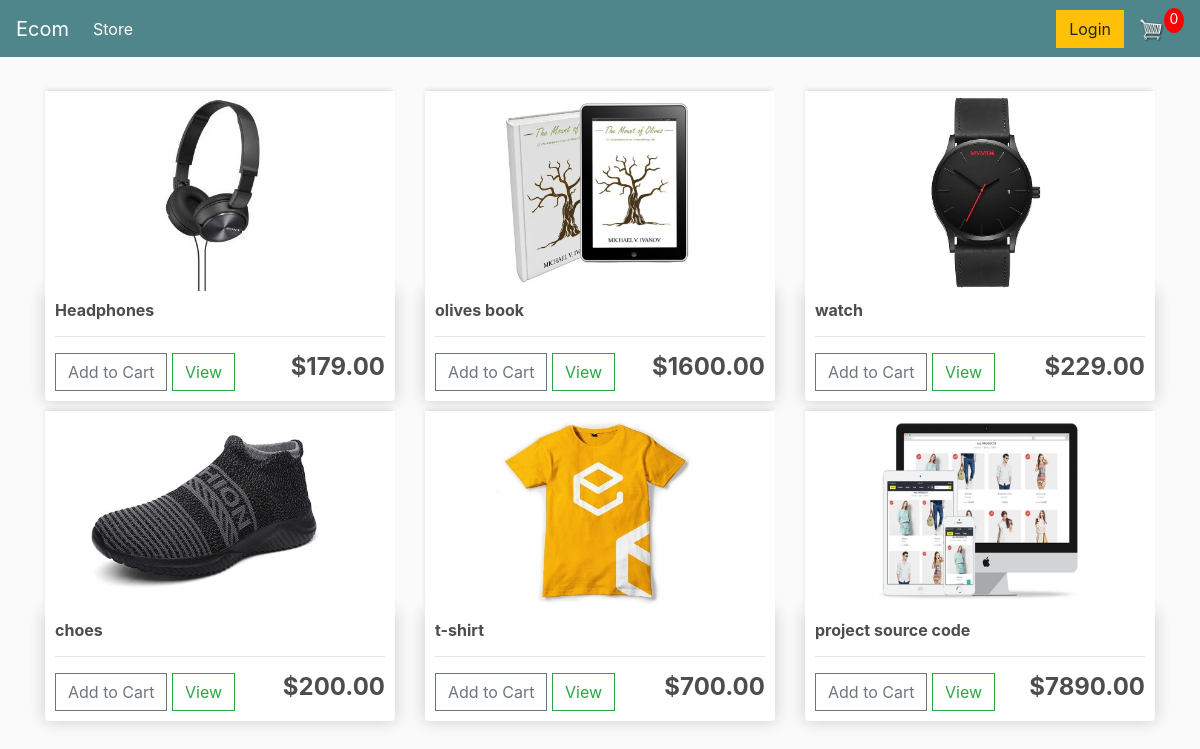
The page / on the database its author committed.
### store/models.py (models this page shows, shortened)
class Product(models.Model):
	name = models.CharField(max_length=200)
	price = models.DecimalField(max_digits=7, decimal_places=2)
	digital = models.BooleanField(default=False,null=True, blank=True)
	image = models.ImageField(null=True, blank=True)
	@property
	def imageURL(self):
		try:
			url = self.image.url
		except:
			url = ''
		return url

### store/views.py (the view)
# urls.py: path('', include('store.urls')),
def store(request):
	data = cartData(request)
	cartItems = data['cartItems']
	products = Product.objects.all()
	context = {'products':products, 'cartItems':cartItems }
	return render(request, 'store/store.html', context)

### store/utils.py (called while the page is built, shortened)
def cookieCart(request):
	try:
		cart = json.loads(request.COOKIES['cart'])
	except:
		cart = {}
	print('CART:', cart)
	items = []
	order = {'get_cart_total':0, 'get_cart_items':0, 'shipping':False}
	cartItems = order['get_cart_items']
	return {'cartItems':cartItems ,'order':order, 'items':items}

def cartData(request):
	if request.user.is_authenticated:
		customer = request.user.customer
		order, created = Order.objects.get_or_create(customer=customer, complete=False)
		items = order.orderitem_set.all()
		cartItems = order.get_cart_items
	else:
		cookieData = cookieCart(request)
		cartItems = cookieData['cartItems']
		order = cookieData['order']
		items = cookieData['items']
	return {'cartItems':cartItems ,'order':order, 'items':items}

### store/templates/store/store.html
{% extends 'store/main.html' %}
{% load static %}
{% block content %}
	<div class="row">
		{% for product in products %}
		<div class="col-lg-4">
			<img class="thumbnail" src="{{product.imageURL}}">
			<div class="box-element product">
				<h6><strong>{{product.name}}</strong></h6>
				<hr>
				<button data-product="{{product.id}}" data-action="add" class="btn btn-outline-secondary add-btn update-cart" >Add to Cart</button>
				<a class="btn btn-outline-success" href="#">View</a>
				<h4 style="display: inline-block; float: right"><strong>${{product.price|floatformat:2}}</strong></h4>
			</div>
		</div>
   {% endfor %}
	</div>
{% endblock content %}

### store/templates/store/main.html (shortened to what this page needs)
<!DOCTYPE html>
{% load static %}
<html>
<head>
	<link rel="stylesheet" href="https://stackpath.bootstrapcdn.com/bootstrap/4.4.1/css/bootstrap.min.css">
	<link rel="stylesheet" type="text/css" href="{% static 'css/main.css' %}">
</head>
<body>
	<nav class="navbar navbar-expand-lg navbar-dark bg-dark">
	  <a class="navbar-brand" href="{% url 'store' %}">Ecom</a>
	  <div class="collapse navbar-collapse" id="navbarSupportedContent">
	    <ul class="navbar-nav mr-auto">
	      <li class="nav-item active">
	        <a class="nav-link" href="{% url 'store' %}">Store <span class="sr-only">(current)</span></a>
	      </li>
	    </ul>
	    <div class="form-inline my-2 my-lg-0">
	     	<a href="#"class="btn btn-warning">Login</a>
	     	<a href="{% url 'cart' %}">
	    		<img  id="cart-icon" src="{% static 'images/cart.png' %}">
	    	</a>
	    	<p id="cart-total">{{cartItems}}</p>
	    </div>
	  </div>
	</nav>
     <div class="container">
            <br>
            {% block content %}
            {% endblock content %}
         </div>
</body>
</html>

### static/css/main.css (style rules this page uses)
body { background-color: hsl(0, 0%, 98%); }
h1,h2,h3,h4,h5,h6 { color:hsl(0, 0%, 30%); }
.box-element { box-shadow:hsl(0, 0%, 80%) 0 0 16px; background-color: #fff; border-radius: 4px; padding: 10px; }
.thumbnail { width: 100%; height: 200px; -webkit-box-shadow: -1px -3px 5px -2px rgba(214,214,214,1); -moz-box-shadow: -1px -3px 5px -2px rgba(214,214,214,1); box-shadow: -1px -3px 5px -2px rgba(214,214,214,1); }
.product { border-radius: 0 0 4px 4px; }
.bg-dark { background-color: #4f868c!important; }
#cart-icon { width:25px; display: inline-block; margin-left: 15px; }
#cart-total { display: block; text-align: center; color:#fff; background-color: red; width: 20px; height: 25px; border-radius: 50%; font-size: 14px; }
.col-lg-4, .col-lg-6, .col-lg-8, .col-lg-12 { margin-top: 10px; }
.btn { border-radius: 0; }

### rows shown on the page
Product: imageURL (picture), name "Headphones", price "179.00"
Product: imageURL (picture), name "olives book", price "1600.00"
Product: imageURL (picture), name "watch", price "229.00"
Product: imageURL (picture), name "choes", price "200.00"
Product: imageURL (picture), name "t-shirt", price "700.00"
Product: imageURL (picture), name "project source code", price "7890.00"

### other values the page prints
{{ cartItems }} "0"
